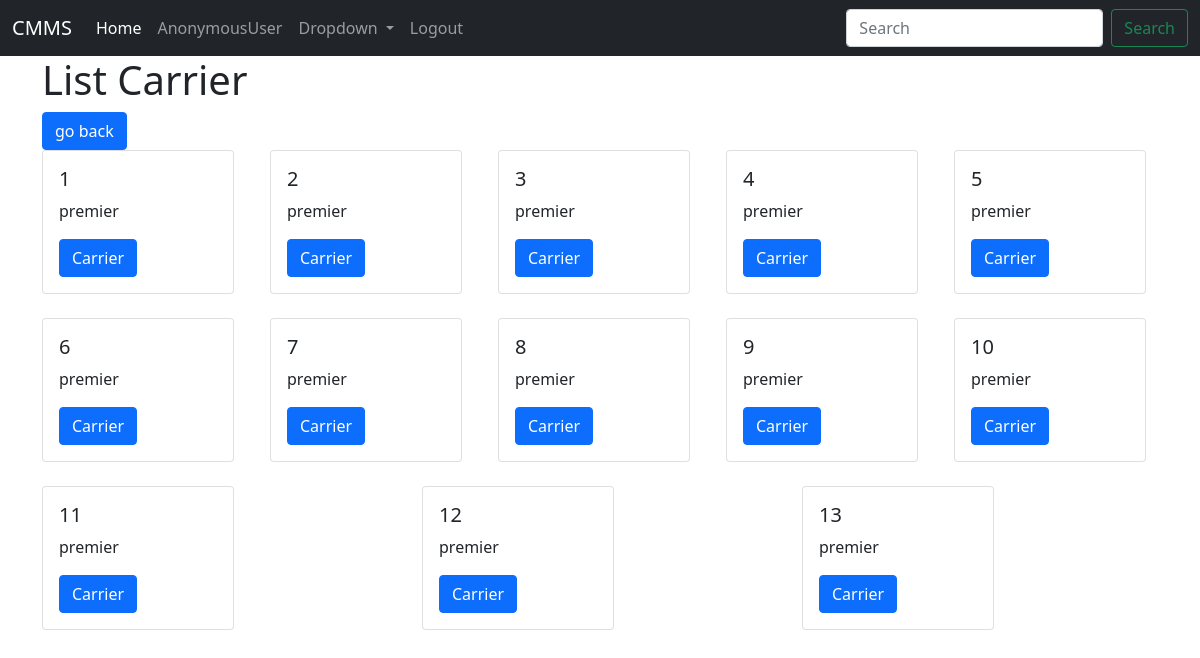
The app's page /history/list/12m/ with its own data.
### history/models.py (models this page shows, shortened)
class Carrier_number(models.Model):
    GREASE_CHOICES = (('ultra', 'Ultra'), ('premier', 'Premier'))
    carrier_num = models.IntegerField()
    greasing = models.CharField(max_length=10, choices= GREASE_CHOICES, default= 'premier')

### history/views.py (the view)
# urls.py: path('list/<str:line>/', HistoryView.as_view(), name='historyview'),
class HistoryView(ListView):
    model = Carrier_number
    template_name = 'history.html'
    context_object_name = 'history'

### history/templates/history.html
{% extends "main.html"%}
{% block content%}
<div class="container-sm ">
<h1> List Carrier</h1>
<a class="btn btn-primary" href="{% url 'history'%}"> go back</a>
</div>
<div class="container">
    <div class="row row-col-1 row-col-md-3 g-4">
    {% for history in object_list %}
    <div class="col">
    <div class="card" style="width: 12rem">
        <div class="card-body">
            <h5 class="card-title">{{history.carrier_num}}</h5>
            <p class="card-text">{{history.greasing}}</p>
            <a class="btn btn-primary" href="{% url 'carrier' history.carrier_num %}"> Carrier</a>
        </div>
    </div>
    </div>
    {% endfor %}
    </div>
</div>
{% endblock %}

### history/templates/main.html (shortened to what this page needs)
<!doctype html>
<html lang="en">
  <head>
    <link href="https://cdn.jsdelivr.net/npm/bootstrap@5.0.0-beta3/dist/css/bootstrap.min.css" rel="stylesheet">
  </head>
  <nav class="navbar navbar-expand-lg navbar-dark bg-dark  ">
    <div class="container-fluid">
      <a class="navbar-brand " href="#">CMMS</a>
      <div class="collapse navbar-collapse" id="navbarSupportedContent">
        <ul class="navbar-nav me-auto mb-1 mb-lg-0 ">
          <li class="nav-item">
            <a class="nav-link active " aria-current="page" href="{% url 'task'%}">Home</a>
          </li>
          <li class="nav-item">
            <a class="nav-link " href="#">{{request.user}}</a>
          </li>
          <li class="nav-item dropdown">
            <a class="nav-link dropdown-toggle " href="#" id="navbarDropdown" role="button" data-bs-toggle="dropdown" aria-expanded="false">
              Dropdown
            </a>
          </li>
          <li class="nav-item">
            <a class="nav-link  " href="{% url 'logout'%}" tabindex="-1" aria-disabled="true">Logout</a>
          </li>
        </ul>
        <form class="d-flex">
          <input class="form-control me-2" type="search" placeholder="Search" aria-label="Search">
          <button class="btn btn-outline-success d-lg-inline-block   " type="submit">Search</button>
        </form>
      </div>
    </div>
  </nav>
  <body>
    <div>
        {%block content %}
        {%endblock content %}
    </div>
  </body>
</html>

### records on screen
Carrier_number: carrier_num "1", greasing "premier"
Carrier_number: carrier_num "2", greasing "premier"
Carrier_number: carrier_num "3", greasing "premier"
Carrier_number: carrier_num "4", greasing "premier"
Carrier_number: carrier_num "5", greasing "premier"
Carrier_number: carrier_num "6", greasing "premier"
Carrier_number: carrier_num "7", greasing "premier"
Carrier_number: carrier_num "8", greasing "premier"
Carrier_number: carrier_num "9", greasing "premier"
Carrier_number: carrier_num "10", greasing "premier"
Carrier_number: carrier_num "11", greasing "premier"
Carrier_number: carrier_num "12", greasing "premier"
Carrier_number: carrier_num "13", greasing "premier"

### other values on screen
{{ request.user }} "AnonymousUser"
